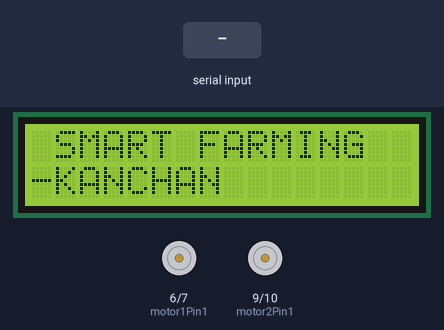
Bench run of a sketch on a simulated Arduino Uno, built with avr-gcc and run on an emulated ATmega328P. On the bench: 16×2 character LCD, motor-driver pin pairs drawn as motors (green arrow = first pin HIGH = forward, orange = second pin HIGH = backward, longer = more drive, scaled by the enable pin). The inputs (shaded band) are chosen by the test bench. What the sketch prints to the serial monitor is not drawn.

Above: at 10.7 s.
10.8 s: "1" received over Serial
At 11.2 s:
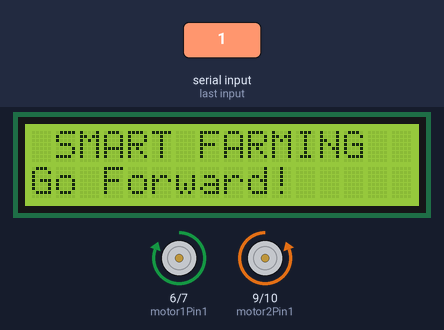
12.3 s: "2" received over Serial
At 13.5 s:
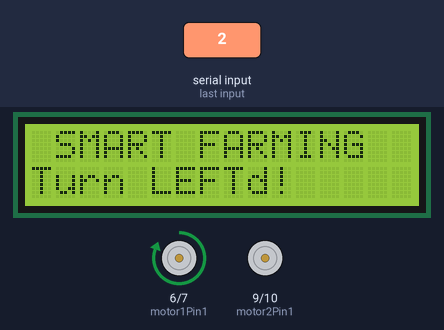
15.3 s: "4" received over Serial
At 15.8 s:
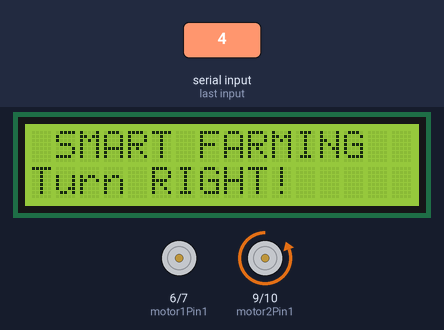
18.3 s: "5" received over Serial
At 19.3 s:
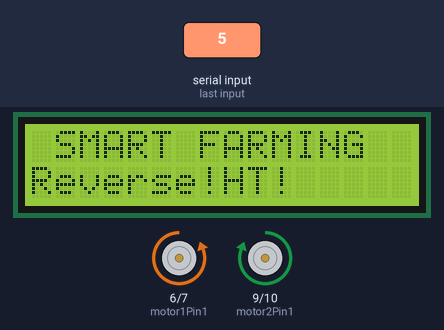
19.8 s: "3" received over Serial
At 20.4 s:
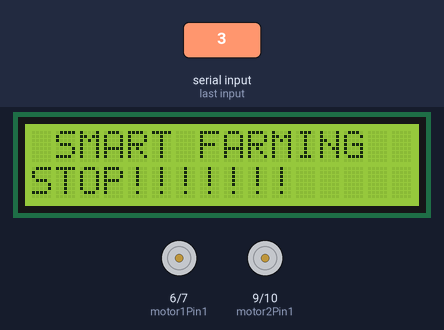
21.3 s: "2" received over Serial
At 21.6 s:
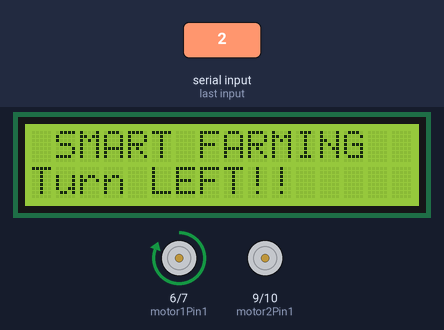
Timing chart, 0 to 24.3 s (numbered marks = the images above; inputs shaded):
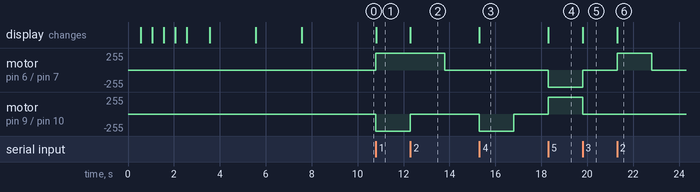

The sketch:

Control_2_DC_Motors_Via_Bluetooth.ino
```cpp
#include <LiquidCrystal.h>
LiquidCrystal lcd(2, 3, 4, 11, 12, 13);
int motor1Pin1 = 6; // pin 2 on L293D IC--3--
int motor1Pin2 = 7; // pin 7 on L293D IC--4--
int enable1Pin = 5; // pin 1 on L293D IC --6--
int motor2Pin1 = 9; // pin 10 on L293D IC--8--
int motor2Pin2 = 10; // pin 15 on L293D IC--9--
int enable2Pin = 8; // pin 9 on L293D IC--11--
int state;
int flag=0;        //makes sure that the serial only prints once the state
int stateStop=0;
void setup() {
    // sets the pins as outputs:
    //-----------------------------
    lcd.begin(16, 2);
  lcd.print(" SMART FARMING");
  lcd.setCursor(0, 1);
  lcd.print("LOADING");
  delay(500);
  lcd.setCursor(0, 1);
  lcd.print("..");
  delay(500);
  lcd.setCursor(0, 1);
  lcd.print("...");
  delay(500);
  lcd.setCursor(0, 1);
  lcd.print(".....");
  delay(500);
  lcd.setCursor(0, 1);
  lcd.print(".......");
  delay(500);
  lcd.setCursor(0, 1);
  lcd.print("PROJECT-");
  delay(1000);
  lcd.setCursor(0, 1);
  lcd.print("SUCHETA");
  delay(2000);
  lcd.setCursor(0, 1);
  lcd.print("AKANKSHA");
  delay(2000);
  lcd.setCursor(0, 1);
  lcd.print("-KANCHAN");
  delay(2000);

    //-----------------------------
    pinMode(motor1Pin1, OUTPUT);
    pinMode(motor1Pin2, OUTPUT);
    pinMode(enable1Pin, OUTPUT);
    pinMode(motor2Pin1, OUTPUT);
    pinMode(motor2Pin2, OUTPUT);
    pinMode(enable2Pin, OUTPUT);
    // sets enable1Pin and enable2Pin high so that motor can turn on:
    digitalWrite(enable1Pin, HIGH);
    digitalWrite(enable2Pin, HIGH);
    // initialize serial communication at 9600 bits per second:
    Serial.begin(9600);
}

void loop() {
  //-------------------------------


  //--------------------------------
  //if some date is sent, reads it and saves in state
    if(Serial.available() > 0){
      state = Serial.read();
      flag=0;
    }
    // if the state is '1' the DC motor will go forward
    if (state == '1') {
        digitalWrite(motor1Pin1, HIGH);
        digitalWrite(motor1Pin2, LOW);
        digitalWrite(motor2Pin1, LOW);
        digitalWrite(motor2Pin2, HIGH);
        if(flag == 0){
          Serial.println("Go Forward!");
          lcd.setCursor(0, 1);
          lcd.print("Go Forward!");
          flag=1;
        }
    }

    // if the state is '2' the motor will turn left
    else if (state == '2') {
        digitalWrite(motor1Pin1, HIGH);
        digitalWrite(motor1Pin2, LOW);
        digitalWrite(motor2Pin1, LOW);
        digitalWrite(motor2Pin2, LOW);
        if(flag == 0){
          Serial.println("Turn LEFT");
          lcd.setCursor(0, 1);
          lcd.print("Turn LEFT");
          flag=1;
        }
        delay(1500);
        state=3;
        stateStop=1;
    }
    // if the state is '3' the motor will Stop
    else if (state == '3' || stateStop == 1) {
        digitalWrite(motor1Pin1, LOW);
        digitalWrite(motor1Pin2, LOW);
        digitalWrite(motor2Pin1, LOW);
        digitalWrite(motor2Pin2, LOW);
        if(flag == 0){
          Serial.println("STOP!");
          lcd.setCursor(0, 1);
          lcd.print("STOP!!!!!!");
          flag=1;
        }
        stateStop=0;
    }
    // if the state is '4' the motor will turn right
    else if (state == '4') {
        digitalWrite(motor1Pin1, LOW);
        digitalWrite(motor1Pin2, LOW);
        digitalWrite(motor2Pin1, LOW);
        digitalWrite(motor2Pin2, HIGH);
        if(flag == 0){
          Serial.println("Turn RIGHT");
          lcd.setCursor(0, 1);
          lcd.print("Turn RIGHT");
          flag=1;
        }
        delay(1500);
        state=3;
        stateStop=1;
    }
    // if the state is '5' the motor will Reverse
    else if (state == '5') {
        digitalWrite(motor1Pin1, LOW);
        digitalWrite(motor1Pin2, HIGH);
        digitalWrite(motor2Pin1, HIGH);
        digitalWrite(motor2Pin2, LOW);
        if(flag == 0){
          Serial.println("Reverse!");
          lcd.setCursor(0, 1);
          lcd.print("Reverse!");
          flag=1;
        }
    }

}
```

Measured:
- after the input at 10.8 s, motor on pin 6 (motor1Pin1) / pin 7 (motor1Pin2): stopped → forward 255/255 at once; motor on pin 9 (motor2Pin1) / pin 10 (motor2Pin2): stopped → backward 255/255 at once; the display: changes at once (image 1)
- after the input at 12.3 s, motor on pin 6 (motor1Pin1) / pin 7 (motor1Pin2): forward 255/255 → stopped after 1.5 s; motor on pin 9 (motor2Pin1) / pin 10 (motor2Pin2): backward 255/255 → stopped at once; the display: changes at once (image 2)
- after the input at 15.3 s, motor on pin 9 (motor2Pin1) / pin 10 (motor2Pin2): stopped → backward 255/255 at once, → stopped 1.5 s later; the display: changes at once (image 3)
- after the input at 18.3 s, motor on pin 6 (motor1Pin1) / pin 7 (motor1Pin2): stopped → backward 255/255 at once; motor on pin 9 (motor2Pin1) / pin 10 (motor2Pin2): stopped → forward 255/255 at once; the display: changes at once (image 4)
- after the input at 19.8 s, motor on pin 6 (motor1Pin1) / pin 7 (motor1Pin2): backward 255/255 → stopped at once; motor on pin 9 (motor2Pin1) / pin 10 (motor2Pin2): forward 255/255 → stopped at once; the display: changes at once (image 5)
- after the input at 21.3 s, motor on pin 6 (motor1Pin1) / pin 7 (motor1Pin2): stopped → forward 255/255 at once, → stopped 1.5 s later; the display: changes at once (image 6)
